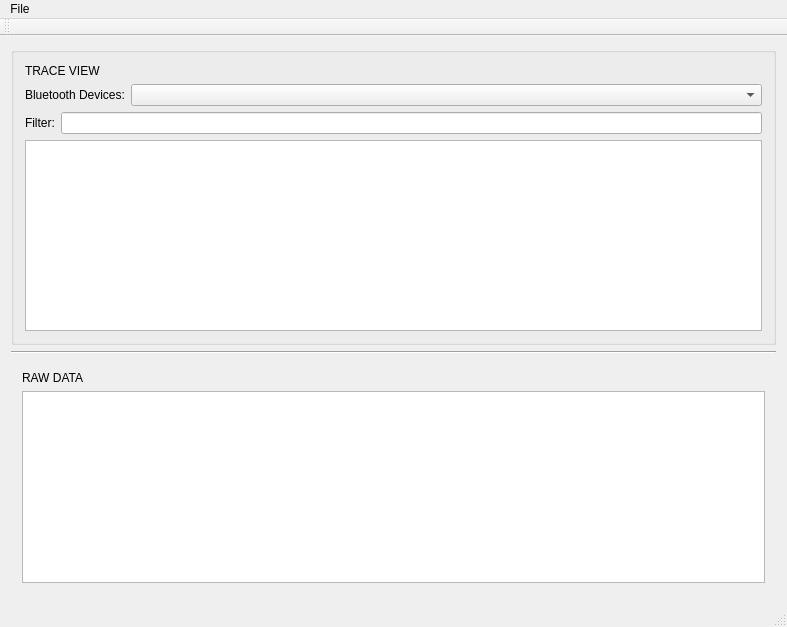
<?xml version="1.0" encoding="UTF-8"?>
<ui version="4.0">
 <class>MainWindow</class>
 <widget class="QMainWindow" name="MainWindow">
  <property name="geometry">
   <rect>
    <x>0</x>
    <y>0</y>
    <width>787</width>
    <height>627</height>
   </rect>
  </property>
  <property name="windowTitle">
   <string>Bluetooth Sniffer Tool</string>
  </property>
  <property name="windowIcon">
   <iconset resource="resources.qrc">
    <normaloff>:/images/C:/Users/napiZip/Pictures/bluetoothlogoicon.png</normaloff>
    <disabledoff>:/images/C:/Users/napiZip/Pictures/bluetoothlogoicon.png</disabledoff>:/images/C:/Users/napiZip/Pictures/bluetoothlogoicon.png</iconset>
  </property>
  <widget class="QWidget" name="centralWidget">
   <property name="enabled">
    <bool>true</bool>
   </property>
   <property name="sizePolicy">
    <sizepolicy hsizetype="Expanding" vsizetype="Expanding">
     <horstretch>0</horstretch>
     <verstretch>0</verstretch>
    </sizepolicy>
   </property>
   <property name="layoutDirection">
    <enum>Qt::LeftToRight</enum>
   </property>
   <property name="autoFillBackground">
    <bool>true</bool>
   </property>
   <layout class="QVBoxLayout" name="verticalLayout_3">
    <item>
     <widget class="QGroupBox" name="groupBox">
      <property name="autoFillBackground">
       <bool>false</bool>
      </property>
      <property name="title">
       <string/>
      </property>
      <layout class="QVBoxLayout" name="verticalLayout">
       <item>
        <widget class="QLabel" name="lTraceView">
         <property name="text">
          <string>TRACE VIEW</string>
         </property>
        </widget>
       </item>
       <item>
        <layout class="QFormLayout" name="formLayout">
         <item row="0" column="0">
          <widget class="QLabel" name="lBluetoothDevices">
           <property name="minimumSize">
            <size>
             <width>20</width>
             <height>0</height>
            </size>
           </property>
           <property name="baseSize">
            <size>
             <width>20</width>
             <height>0</height>
            </size>
           </property>
           <property name="text">
            <string>Bluetooth Devices:</string>
           </property>
          </widget>
         </item>
         <item row="0" column="1">
          <widget class="QComboBox" name="cbBluetoothDevices">
           <property name="iconSize">
            <size>
             <width>16</width>
             <height>16</height>
            </size>
           </property>
          </widget>
         </item>
        </layout>
       </item>
       <item>
        <layout class="QFormLayout" name="formLayout_3">
         <item row="0" column="0">
          <widget class="QLabel" name="lFilter">
           <property name="text">
            <string>Filter:</string>
           </property>
          </widget>
         </item>
         <item row="0" column="1">
          <widget class="QLineEdit" name="leFilter"/>
         </item>
        </layout>
       </item>
       <item>
        <widget class="QTableView" name="tvBluetoothTraffic">
         <property name="alternatingRowColors">
          <bool>true</bool>
         </property>
         <property name="sortingEnabled">
          <bool>true</bool>
         </property>
        </widget>
       </item>
      </layout>
     </widget>
    </item>
    <item>
     <widget class="Line" name="line">
      <property name="orientation">
       <enum>Qt::Horizontal</enum>
      </property>
     </widget>
    </item>
    <item>
     <widget class="QFrame" name="frame">
      <property name="autoFillBackground">
       <bool>true</bool>
      </property>
      <layout class="QVBoxLayout" name="verticalLayout_2">
       <item>
        <widget class="QLabel" name="lRawData">
         <property name="text">
          <string>RAW DATA</string>
         </property>
        </widget>
       </item>
       <item>
        <widget class="QTableView" name="tvRawDataTraffic"/>
       </item>
      </layout>
     </widget>
    </item>
   </layout>
  </widget>
  <widget class="QMenuBar" name="menuBar">
   <property name="geometry">
    <rect>
     <x>0</x>
     <y>0</y>
     <width>787</width>
     <height>21</height>
    </rect>
   </property>
   <property name="defaultUp">
    <bool>false</bool>
   </property>
   <widget class="QMenu" name="menuFIle">
    <property name="title">
     <string>File</string>
    </property>
    <addaction name="actionNew"/>
    <addaction name="actionopen"/>
    <addaction name="actionExit"/>
   </widget>
   <addaction name="menuFIle"/>
  </widget>
  <widget class="QToolBar" name="mainToolBar">
   <attribute name="toolBarArea">
    <enum>TopToolBarArea</enum>
   </attribute>
   <attribute name="toolBarBreak">
    <bool>true</bool>
   </attribute>
  </widget>
  <widget class="QStatusBar" name="statusBar"/>
  <action name="actionNew">
   <property name="text">
    <string>New</string>
   </property>
  </action>
  <action name="actionopen">
   <property name="text">
    <string>Open</string>
   </property>
  </action>
  <action name="actionExit">
   <property name="text">
    <string>Exit</string>
   </property>
  </action>
 </widget>
 <layoutdefault spacing="6" margin="11"/>
 <resources>
  <include location="resources.qrc"/>
 </resources>
 <connections>
  <connection>
   <sender>cbBluetoothDevices</sender>
   <signal>currentIndexChanged(QString)</signal>
   <receiver>MainWindow</receiver>
   <slot>show()</slot>
   <hints>
    <hint type="sourcelabel">
     <x>441</x>
     <y>81</y>
    </hint>
    <hint type="destinationlabel">
     <x>393</x>
     <y>313</y>
    </hint>
   </hints>
  </connection>
  <connection>
   <sender>lFilter</sender>
   <signal>linkActivated(QString)</signal>
   <receiver>MainWindow</receiver>
   <slot>update()</slot>
   <hints>
    <hint type="sourcelabel">
     <x>33</x>
     <y>109</y>
    </hint>
    <hint type="destinationlabel">
     <x>393</x>
     <y>313</y>
    </hint>
   </hints>
  </connection>
 </connections>
</ui>
